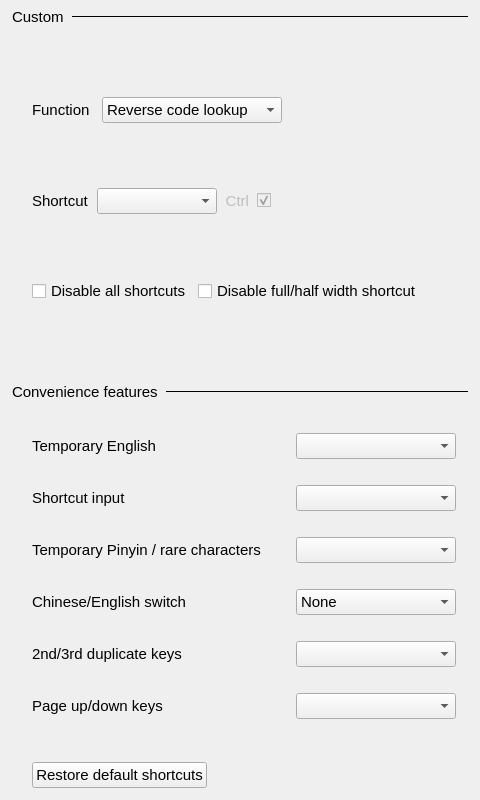
     <widget class="QWidget" name="scrollShortcutContents">
      <property name="geometry">
       <rect><x>0</x><y>0</y><width>480</width><height>800</height></rect>
      </property>
      <layout class="QVBoxLayout" name="layoutScrollShortcut">
       <property name="spacing"><number>6</number></property>
       <property name="leftMargin"><number>12</number></property>
       <property name="topMargin"><number>4</number></property>
       <property name="rightMargin"><number>12</number></property>
       <property name="bottomMargin"><number>8</number></property>
       <item>
        <layout class="QHBoxLayout" name="layoutHeader_labelSectionCustom">
         <property name="spacing"><number>8</number></property>
         <property name="leftMargin"><number>0</number></property>
         <property name="topMargin"><number>4</number></property>
         <property name="rightMargin"><number>0</number></property>
         <property name="bottomMargin"><number>2</number></property>
         <item>
          <widget class="QLabel" name="labelSectionCustom">
           <property name="sizePolicy">
            <sizepolicy hsizetype="Maximum" vsizetype="Preferred">
             <horstretch>0</horstretch>
             <verstretch>0</verstretch>
            </sizepolicy>
           </property>
           <property name="font">
            <font>
             <pointsize>11</pointsize>
             <weight>50</weight>
             <bold>false</bold>
            </font>
           </property>
           <property name="text"><string>Custom</string></property>
           <property name="sectionHeader" stdset="0"><bool>true</bool></property>
          </widget>
         </item>
         <item>
          <widget class="QFrame" name="lineSectionCustom">
           <property name="sizePolicy">
            <sizepolicy hsizetype="Expanding" vsizetype="Fixed">
             <horstretch>0</horstretch>
             <verstretch>0</verstretch>
            </sizepolicy>
           </property>
           <property name="minimumSize"><size><width>0</width><height>1</height></size></property>
           <property name="maximumSize"><size><width>16777215</width><height>1</height></size></property>
           <property name="frameShape"><enum>QFrame::HLine</enum></property>
           <property name="frameShadow"><enum>QFrame::Plain</enum></property>
           <property name="sectionLine" stdset="0"><bool>true</bool></property>
          </widget>
         </item>
        </layout>
       </item>
       <item>
      <widget class="QWidget" name="pageShortcutCustom">
       <layout class="QVBoxLayout" name="layoutShortcutCustom">
        <property name="spacing"><number>6</number></property>
        <property name="leftMargin"><number>20</number></property>
        <property name="topMargin"><number>4</number></property>
        <property name="rightMargin"><number>12</number></property>
        <property name="bottomMargin"><number>8</number></property>
         <item>
          <layout class="QHBoxLayout">
           <property name="spacing"><number>12</number></property>
           <item>
<widget class="QLabel" name="label_11">
      <property name="font">
       <font>
        <pointsize>11</pointsize>
        <weight>50</weight>
        <bold>false</bold>
       </font>
      </property>
      <property name="text">
       <string>Function</string>
      </property>
     </widget>
           </item>
           <item>
<widget class="QComboBox" name="cmbFunction">
      <property name="minimumSize"><size><width>180</width><height>26</height></size></property>
      <property name="maximumSize"><size><width>180</width><height>26</height></size></property>
      <property name="font">
       <font>
        <pointsize>11</pointsize>
        <weight>50</weight>
        <bold>false</bold>
       </font>
      </property>
      <item>
       <property name="text">
        <string>Reverse code lookup</string>
       </property>
      </item>
      <item>
       <property name="text">
        <string>Add word online</string>
       </property>
      </item>
      <item>
       <property name="text">
        <string>Delete word online</string>
       </property>
      </item>
      <item>
       <property name="text">
        <string>Toggle virtual keyboard</string>
       </property>
      </item>
      <item>
       <property name="text">
        <string>Switch character set</string>
       </property>
      </item>
      <item>
       <property name="text">
        <string>Switch input mode</string>
       </property>
      </item>
      <item>
       <property name="text">
        <string>Toggle simplified/traditional output</string>
       </property>
      </item>
      <item>
       <property name="text">
        <string>Open system settings</string>
       </property>
      </item>
      <item>
       <property name="text">
        <string>Show/hide status bar</string>
       </property>
      </item>
      <item>
       <property name="text">
        <string>Switch lexicon</string>
       </property>
      </item>
      <item>
       <property name="text">
        <string>Switch skin</string>
       </property>
      </item>
      <item>
       <property name="text">
        <string>Quick delete committed item</string>
       </property>
      </item>
      <item>
       <property name="text">
        <string>Auto-pair punctuation</string>
       </property>
      </item>
     </widget>
           </item>
           <item>
            <spacer><property name="orientation"><enum>Qt::Horizontal</enum></property>
             <property name="sizeHint"><size><width>40</width><height>20</height></size></property></spacer>
           </item>
          </layout>
         </item>
         <item>
          <layout class="QHBoxLayout">
           <property name="spacing"><number>8</number></property>
           <item><widget class="QLabel" name="label_12">
      <property name="font">
       <font>
        <pointsize>11</pointsize>
        <weight>50</weight>
        <bold>false</bold>
       </font>
      </property>
      <property name="text">
       <string>Shortcut</string>
      </property>
     </widget></item>
           <item><widget class="QComboBox" name="cmbShortcutKey">
      <property name="minimumSize"><size><width>120</width><height>26</height></size></property>
      <property name="maximumSize"><size><width>120</width><height>26</height></size></property>
      <property name="font">
       <font>
        <pointsize>11</pointsize>
        <weight>50</weight>
        <bold>false</bold>
       </font>
      </property>
     </widget></item>
           <item><widget class="QLabel" name="labelCtrlShif">
      <property name="enabled">
       <bool>false</bool>
      </property>
      <property name="font">
       <font>
        <pointsize>11</pointsize>
        <weight>50</weight>
        <bold>false</bold>
       </font>
      </property>
      <property name="text">
       <string>Ctrl</string>
      </property>
      <property name="alignment">
       <set>Qt::AlignRight|Qt::AlignTrailing|Qt::AlignVCenter</set>
      </property>
     </widget></item>
           <item><widget class="QCheckBox" name="cmbCtrl">
      <property name="enabled">
       <bool>false</bool>
      </property>
      <property name="text">
       <string/>
      </property>
      <property name="checkable">
       <bool>true</bool>
      </property>
      <property name="checked">
       <bool>true</bool>
      </property>
     </widget></item>
           <item><spacer><property name="orientation"><enum>Qt::Horizontal</enum></property>
             <property name="sizeHint"><size><width>40</width><height>20</height></size></property></spacer></item>
          </layout>
         </item>
         <item>
          <layout class="QHBoxLayout">
           <item><widget class="QCheckBox" name="ckbDisableAllShortcutKey">
      <property name="enabled">
       <bool>true</bool>
      </property>
      <property name="font">
       <font>
        <pointsize>11</pointsize>
        <weight>50</weight>
        <bold>false</bold>
       </font>
      </property>
      <property name="text">
       <string>Disable all shortcuts</string>
      </property>
     </widget></item>
           <item><widget class="QCheckBox" name="ckbDisableFullHalfKey">
      <property name="enabled">
       <bool>true</bool>
      </property>
      <property name="font">
       <font>
        <pointsize>11</pointsize>
        <weight>50</weight>
        <bold>false</bold>
       </font>
      </property>
      <property name="text">
       <string>Disable full/half width shortcut</string>
      </property>
     </widget></item>
           <item><spacer><property name="orientation"><enum>Qt::Horizontal</enum></property>
             <property name="sizeHint"><size><width>40</width><height>20</height></size></property></spacer></item>
          </layout>
         </item>
       </layout>
      </widget>
       </item>
       <item>
        <layout class="QHBoxLayout" name="layoutHeader_labelSectionEasy">
         <property name="spacing"><number>8</number></property>
         <property name="leftMargin"><number>0</number></property>
         <property name="topMargin"><number>4</number></property>
         <property name="rightMargin"><number>0</number></property>
         <property name="bottomMargin"><number>2</number></property>
         <item>
          <widget class="QLabel" name="labelSectionEasy">
           <property name="sizePolicy">
            <sizepolicy hsizetype="Maximum" vsizetype="Preferred">
             <horstretch>0</horstretch>
             <verstretch>0</verstretch>
            </sizepolicy>
           </property>
           <property name="font">
            <font>
             <pointsize>11</pointsize>
             <weight>50</weight>
             <bold>false</bold>
            </font>
           </property>
           <property name="text"><string>Convenience features</string></property>
           <property name="sectionHeader" stdset="0"><bool>true</bool></property>
          </widget>
         </item>
         <item>
          <widget class="QFrame" name="lineSectionEasy">
           <property name="sizePolicy">
            <sizepolicy hsizetype="Expanding" vsizetype="Fixed">
             <horstretch>0</horstretch>
             <verstretch>0</verstretch>
            </sizepolicy>
           </property>
           <property name="minimumSize"><size><width>0</width><height>1</height></size></property>
           <property name="maximumSize"><size><width>16777215</width><height>1</height></size></property>
           <property name="frameShape"><enum>QFrame::HLine</enum></property>
           <property name="frameShadow"><enum>QFrame::Plain</enum></property>
           <property name="sectionLine" stdset="0"><bool>true</bool></property>
          </widget>
         </item>
        </layout>
       </item>
       <item>
      <widget class="QWidget" name="pageShortcutEasy">
       <layout class="QGridLayout" name="layoutShortcutEasy">
        <property name="horizontalSpacing"><number>12</number></property>
        <property name="verticalSpacing"><number>6</number></property>
        <property name="leftMargin"><number>20</number></property>
        <property name="topMargin"><number>4</number></property>
        <property name="rightMargin"><number>12</number></property>
        <property name="bottomMargin"><number>8</number></property>
        <item row="0" column="0">
         <widget class="QLabel" name="label_15">
          <property name="enabled"><bool>true</bool></property>
          <property name="font"><font><pointsize>11</pointsize><weight>50</weight><bold>false</bold></font></property>
          <property name="text"><string>Temporary English</string></property>
         </widget>
        </item>
        <item row="0" column="1">
         <spacer name="spacerEasy0">
          <property name="orientation"><enum>Qt::Horizontal</enum></property>
          <property name="sizeType"><enum>QSizePolicy::Expanding</enum></property>
          <property name="sizeHint"><size><width>40</width><height>20</height></size></property>
         </spacer>
        </item>
        <item row="0" column="2">
         <widget class="QComboBox" name="cmbTmpEnglish">
          <property name="minimumSize"><size><width>160</width><height>26</height></size></property>
          <property name="maximumSize"><size><width>160</width><height>26</height></size></property>
          <property name="enabled"><bool>true</bool></property>
          <property name="font"><font><pointsize>11</pointsize><weight>50</weight><bold>false</bold></font></property>
         </widget>
        </item>
        <item row="1" column="0">
         <widget class="QLabel" name="label_13">
          <property name="enabled"><bool>true</bool></property>
          <property name="font"><font><pointsize>11</pointsize><weight>50</weight><bold>false</bold></font></property>
          <property name="text"><string>Shortcut input</string></property>
         </widget>
        </item>
        <item row="1" column="1">
         <spacer name="spacerEasy1">
          <property name="orientation"><enum>Qt::Horizontal</enum></property>
          <property name="sizeType"><enum>QSizePolicy::Expanding</enum></property>
          <property name="sizeHint"><size><width>40</width><height>20</height></size></property>
         </spacer>
        </item>
        <item row="1" column="2">
         <widget class="QComboBox" name="cmbShortcutInput">
          <property name="minimumSize"><size><width>160</width><height>26</height></size></property>
          <property name="maximumSize"><size><width>160</width><height>26</height></size></property>
          <property name="enabled"><bool>true</bool></property>
          <property name="font"><font><pointsize>11</pointsize><weight>50</weight><bold>false</bold></font></property>
         </widget>
        </item>
        <item row="2" column="0">
         <widget class="QLabel" name="label_16">
          <property name="enabled"><bool>true</bool></property>
          <property name="font"><font><pointsize>11</pointsize><weight>50</weight><bold>false</bold></font></property>
          <property name="text"><string>Temporary Pinyin / rare characters</string></property>
         </widget>
        </item>
        <item row="2" column="1">
         <spacer name="spacerEasy2">
          <property name="orientation"><enum>Qt::Horizontal</enum></property>
          <property name="sizeType"><enum>QSizePolicy::Expanding</enum></property>
          <property name="sizeHint"><size><width>40</width><height>20</height></size></property>
         </spacer>
        </item>
        <item row="2" column="2">
         <widget class="QComboBox" name="cmbTmpPinyin">
          <property name="minimumSize"><size><width>160</width><height>26</height></size></property>
          <property name="maximumSize"><size><width>160</width><height>26</height></size></property>
          <property name="enabled"><bool>true</bool></property>
          <property name="font"><font><pointsize>11</pointsize><weight>50</weight><bold>false</bold></font></property>
         </widget>
        </item>
        <item row="3" column="0">
         <widget class="QLabel" name="labelCnEn">
          <property name="enabled"><bool>true</bool></property>
          <property name="font"><font><pointsize>11</pointsize><weight>50</weight><bold>false</bold></font></property>
          <property name="text"><string>Chinese/English switch</string></property>
         </widget>
        </item>
        <item row="3" column="1">
         <spacer name="spacerEasy3">
          <property name="orientation"><enum>Qt::Horizontal</enum></property>
          <property name="sizeType"><enum>QSizePolicy::Expanding</enum></property>
          <property name="sizeHint"><size><width>40</width><height>20</height></size></property>
         </spacer>
        </item>
        <item row="3" column="2">
         <widget class="QComboBox" name="cmbSwitchCnEn">
          <property name="minimumSize"><size><width>160</width><height>26</height></size></property>
          <property name="maximumSize"><size><width>160</width><height>26</height></size></property>
          <property name="enabled"><bool>true</bool></property>
          <property name="font"><font><pointsize>11</pointsize><weight>50</weight><bold>false</bold></font></property>
          <item><property name="text"><string>None</string></property></item>
          <item><property name="text"><string>Left Shift</string></property></item>
          <item><property name="text"><string>Right Shift</string></property></item>
          <item><property name="text"><string>Left Ctrl</string></property></item>
          <item><property name="text"><string>Right Ctrl</string></property></item>
         </widget>
        </item>
        <item row="4" column="0">
         <widget class="QLabel" name="label_36">
          <property name="font"><font><pointsize>11</pointsize><weight>50</weight><bold>false</bold></font></property>
          <property name="text"><string>2nd/3rd duplicate keys</string></property>
         </widget>
        </item>
        <item row="4" column="1">
         <spacer name="spacerEasy4">
          <property name="orientation"><enum>Qt::Horizontal</enum></property>
          <property name="sizeType"><enum>QSizePolicy::Expanding</enum></property>
          <property name="sizeHint"><size><width>40</width><height>20</height></size></property>
         </spacer>
        </item>
        <item row="4" column="2">
         <widget class="QComboBox" name="cmb23RecodeSelect">
          <property name="minimumSize"><size><width>160</width><height>26</height></size></property>
          <property name="maximumSize"><size><width>160</width><height>26</height></size></property>
          <property name="enabled"><bool>true</bool></property>
          <property name="font"><font><pointsize>11</pointsize><weight>50</weight><bold>false</bold></font></property>
         </widget>
        </item>
        <item row="5" column="0">
         <widget class="QLabel" name="label_39">
          <property name="font"><font><pointsize>11</pointsize><weight>50</weight><bold>false</bold></font></property>
          <property name="text"><string>Page up/down keys</string></property>
         </widget>
        </item>
        <item row="5" column="1">
         <spacer name="spacerEasy5">
          <property name="orientation"><enum>Qt::Horizontal</enum></property>
          <property name="sizeType"><enum>QSizePolicy::Expanding</enum></property>
          <property name="sizeHint"><size><width>40</width><height>20</height></size></property>
         </spacer>
        </item>
        <item row="5" column="2">
         <widget class="QComboBox" name="cmbPrevNextPage">
          <property name="minimumSize"><size><width>160</width><height>26</height></size></property>
          <property name="maximumSize"><size><width>160</width><height>26</height></size></property>
          <property name="enabled"><bool>true</bool></property>
          <property name="font"><font><pointsize>11</pointsize><weight>50</weight><bold>false</bold></font></property>
         </widget>
        </item>
       </layout>
      </widget>
       </item>
       <item>
        <layout class="QHBoxLayout" name="layoutRestoreShortcutKey">
         <property name="leftMargin"><number>20</number></property>
         <property name="topMargin"><number>8</number></property>
         <property name="rightMargin"><number>12</number></property>
         <property name="bottomMargin"><number>4</number></property>
         <item>
          <widget class="QPushButton" name="btnRestoreShortcutKey">
           <property name="font"><font><pointsize>11</pointsize><weight>50</weight><bold>false</bold></font></property>
           <property name="text"><string>Restore default shortcuts</string></property>
          </widget>
         </item>
         <item>
          <spacer name="spacerRestoreShortcutKey">
           <property name="orientation"><enum>Qt::Horizontal</enum></property>
           <property name="sizeHint"><size><width>40</width><height>20</height></size></property>
          </spacer>
         </item>
        </layout>
       </item>
      </layout>

     </widget>
